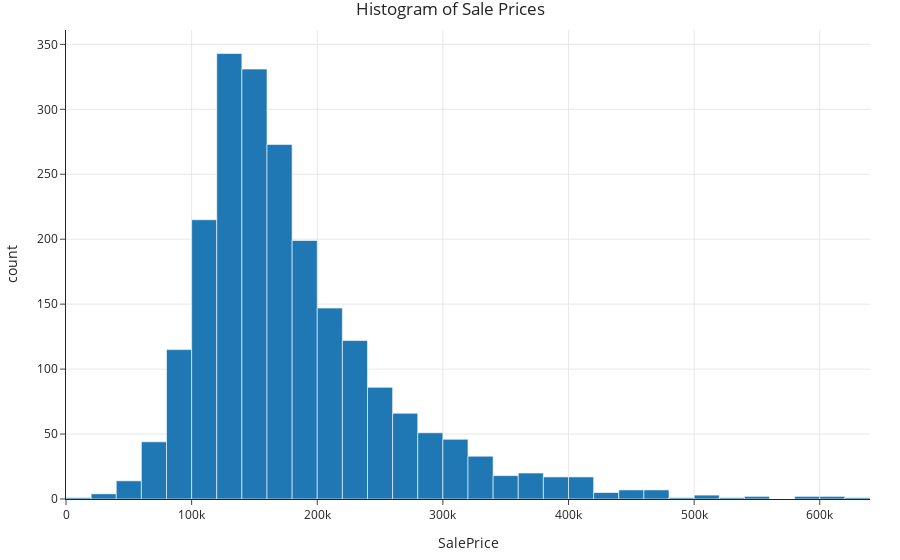

Notebook code cell kept with this figure:
### Markdown cell above
Before we build any models, as always, we should explore the data.

In the cell below, draw a histogram depicting the distribution of `'SalePrice'`.

### Code cell
histogram = px.histogram(houses_training, x='SalePrice', nbins=50, title='Histogram of Sale Prices')
histogram

### Figure 1 — Plotly figure (JSON) as saved in the notebook; plotly's stock layout.template omitted (floating-point values rounded to 4 significant figures; data arrays with more than 128 entries replaced by an {"elided": "..."} marker saying what was removed)
{"data": [{"alignmentgroup": "True", "bingroup": "x", "hovertemplate": "SalePrice=%{x}<br>count=%{y}<extra></extra>", "legendgroup": "", "marker": {"color": "#1F77B4", "pattern": {"shape": ""}}, "name": "", "nbinsx": 50, "offsetgroup": "", "orientation": "v", "showlegend": false, "type": "histogram", "x": {"elided": "2193 int values"}, "xaxis": "x", "yaxis": "y"}], "layout": {"barmode": "relative", "legend": {"tracegroupgap": 0}, "title": {"text": "Histogram of Sale Prices"}, "xaxis": {"anchor": "y", "domain": [0, 1], "title": {"text": "SalePrice"}}, "yaxis": {"anchor": "x", "domain": [0, 1], "title": {"text": "count"}}}}
